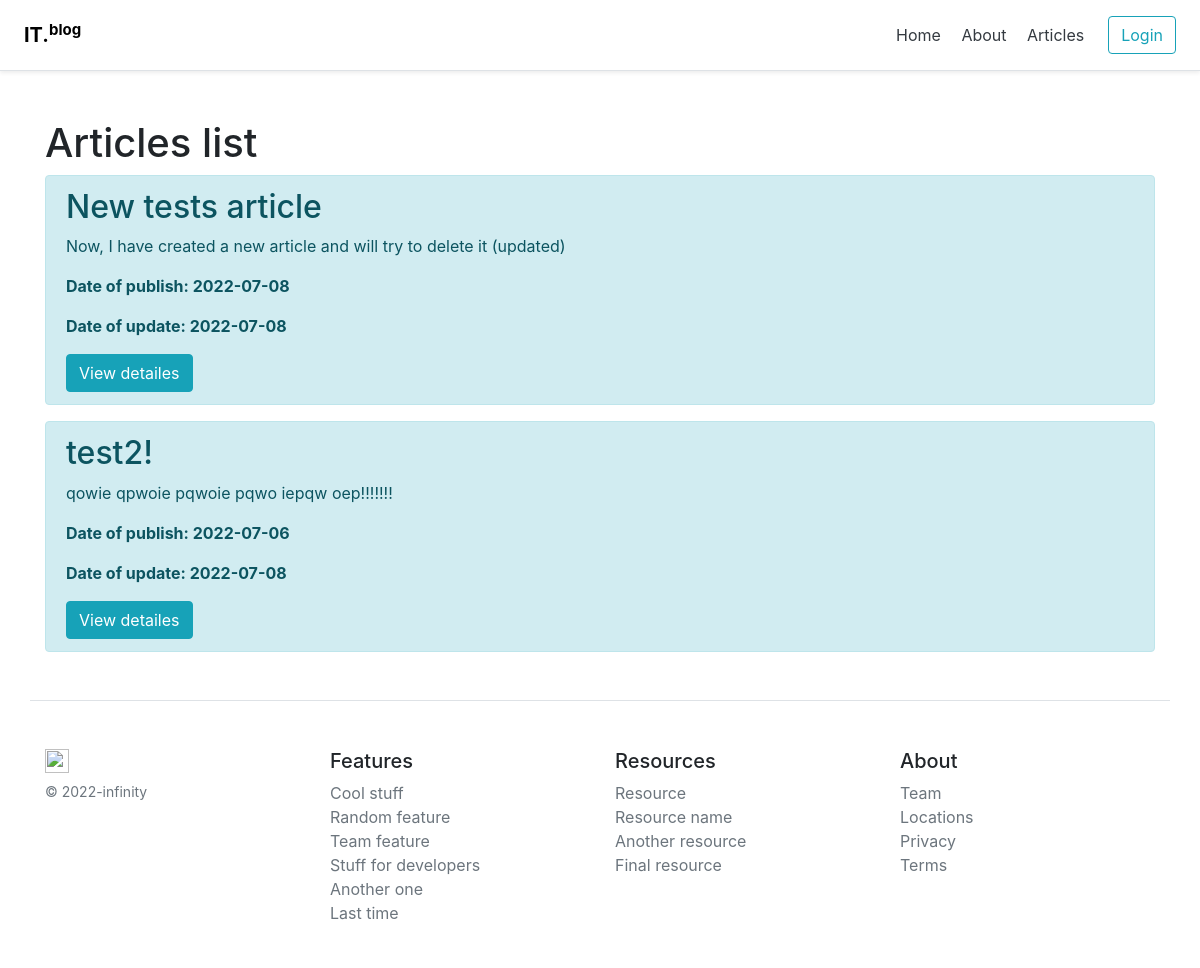
The page /posts on the database its author committed.
### models.py (models this page shows, shortened)
class Article(Base):
    __tablename__ = 'article'
    id = Column(Integer, primary_key=True, autoincrement=True)
    user_id = Column(Integer, ForeignKey('user.id'), nullable=False)
    title = Column(String(100), nullable=False)
    intro = Column(String(300), nullable=False)
    text = Column(Text, nullable=False)
    dlm = Column(DateTime, default=datetime.utcnow)
    creation_date = Column(DateTime, default=datetime.utcnow)

### routes.py (the view)
@app.route('/posts')
def posts():
    articles = db.session.query(Article).order_by(Article.dlm.desc()).all()
    return render_template('posts.html', articles=articles)

### templates/posts.html (shortened to what this page needs)
{% extends 'base/base.html' %}
{% block body %}
    <div class="container mt-5">
        <h1> Articles list</h1>
        {% if articles|length > 0 %}
            {% for article in articles %}
               <div class="alert alert-info">
                 <h2>{{ article.title }}</h2>
                 <p>{{ article.intro }}</p>
                 {% if article.dlm > article.creation_date %}
                    <p><strong>Date of publish: {{ article.creation_date.date() }}</strong></p>
                    <p><strong>Date of update: {{ article.dlm.date() }}</strong></p>
                 {% else %}
                    <p><strong>Date of publish: {{ article.creation_date.date() }}</strong></p>
                 {% endif %}
                 <a href="/posts/{{ article.id }}" class="btn btn-info">View detailes</a>
               </div>
            {% endfor %}
        {% else %}
            <p>There is no articles yet</p>
        {% endif %}
    </div>
{% endblock %}

### rows shown on the page
Article: title "New tests article", intro "Now, I have created a new article and will try to delete it (updated)", creation_date "2022-07-08", dlm "2022-07-08"
Article: title "test2!", intro "qowie qpwoie pqwoie pqwo iepqw oep!!!!!!!", creation_date "2022-07-06", dlm "2022-07-08"
